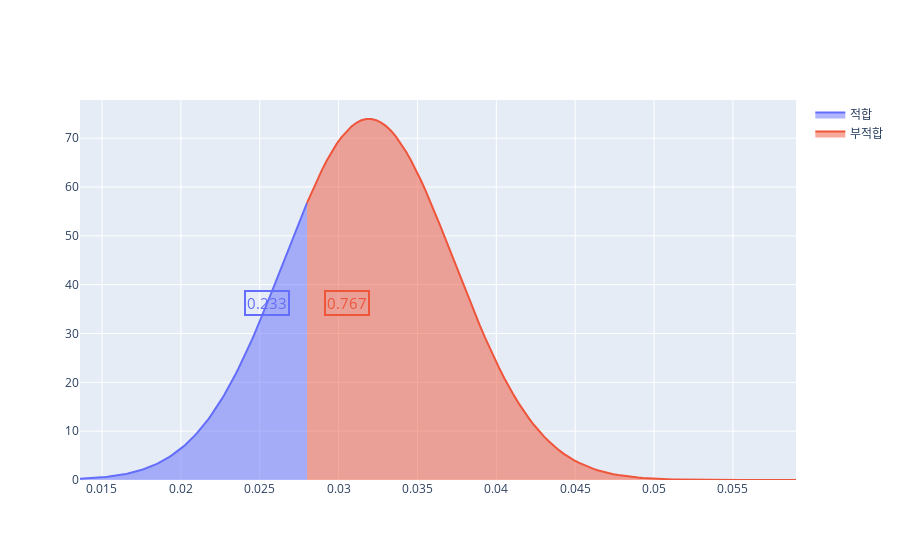

This figure's notebook cell:
### Code cell
busan_oz = df_ozone[df_ozone['구분(2)']=='부산광역시'].loc[2,'2021.07']
ozone_pro = cal_norm(mean,std,min,max,busan_oz)
ozone_pro
